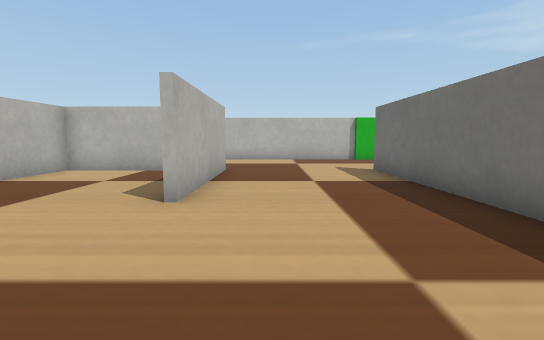
View 1 (above)

15 first-person views from a walk through a Webots world. The camera is 0.05 m above the floor, tilts 6° down and sees 85° across. The floor is counted in squares, 0.05 m on a side. Each view is taken from the middle of a square. On the plan, view 1 faces up. The plan holds only what a view shows up to about 12 squares ahead; the rest is blank. Webots' stock objects and surfaces are drawn as simple stand-ins.

View 2
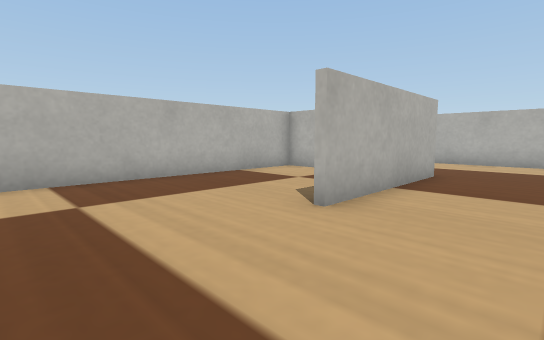

View 3
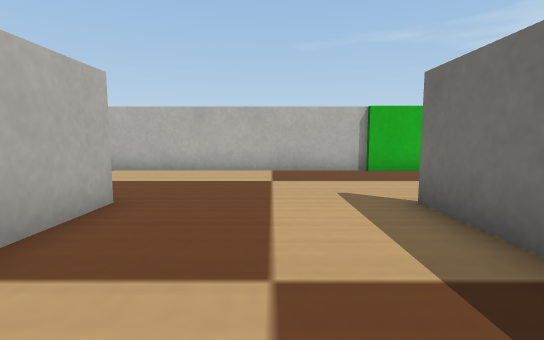

View 4
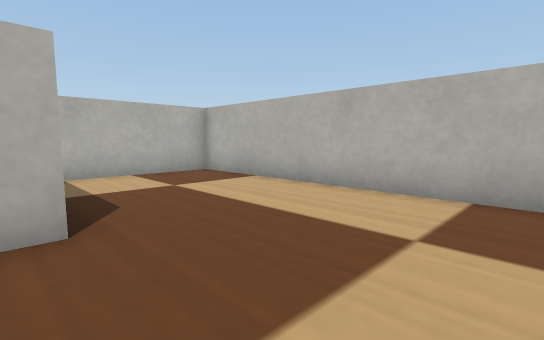

View 5
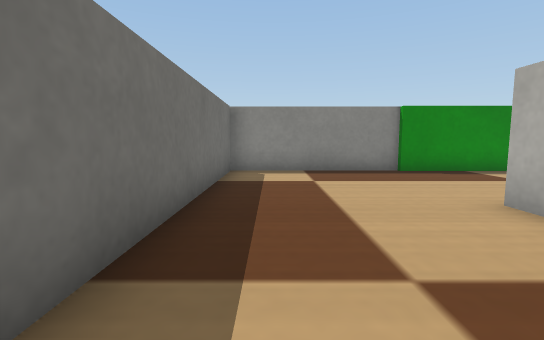

View 6
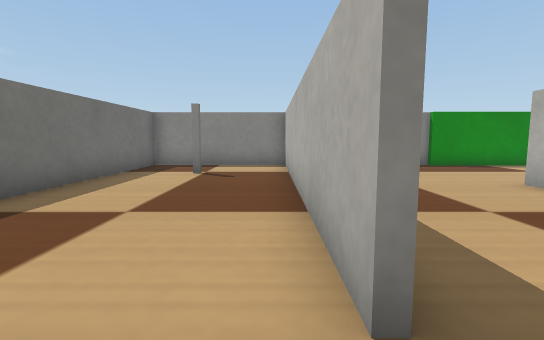

View 7
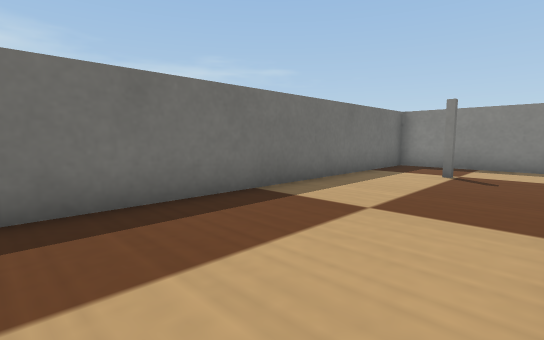

View 8
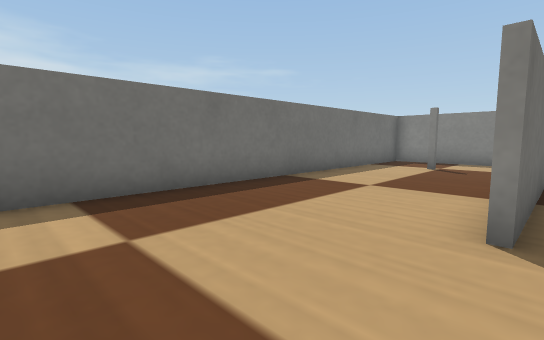

View 9
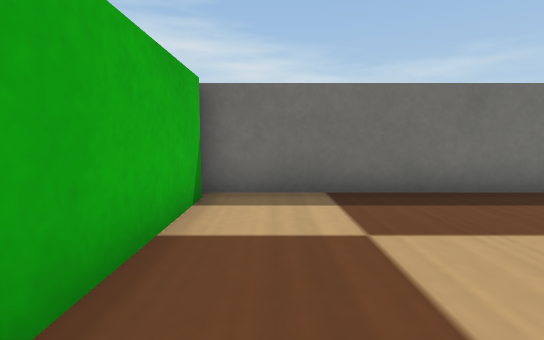

View 10
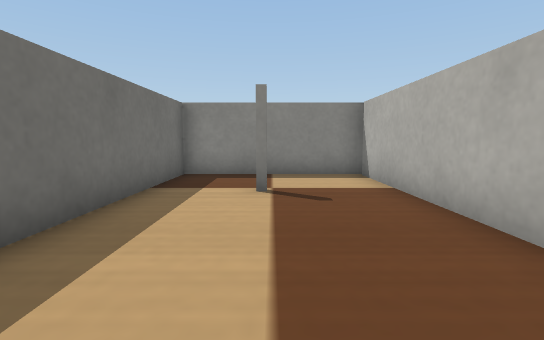

View 11
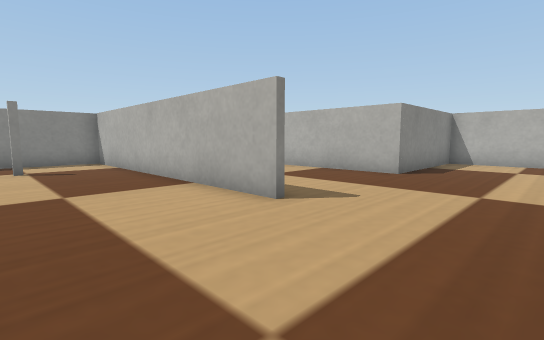

View 12
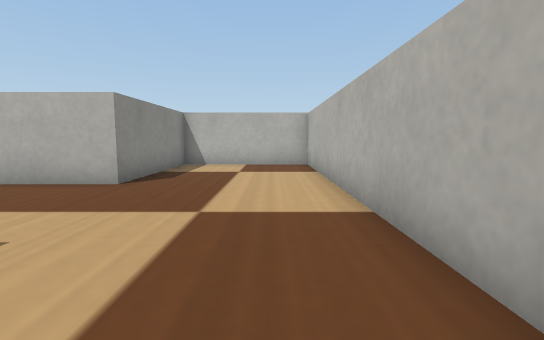

View 13
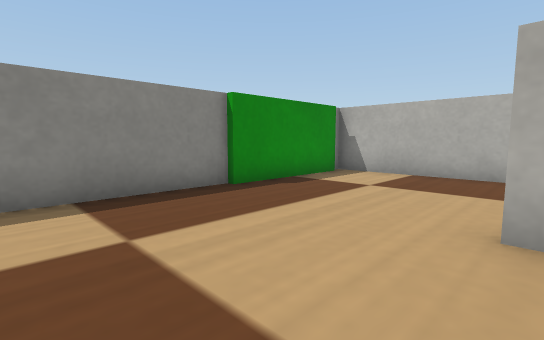

View 14
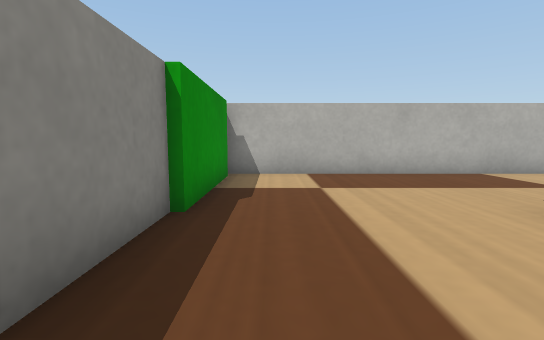

View 15
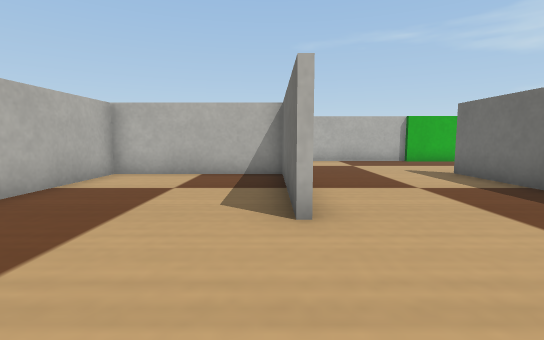

### Floor plan
Points are (right, up) in squares from view 1. A wall is a line through its corners. A room is listed if a view was taken in it or the views show most of it. See-through windows are left out.
Room 1 (views 1, 2, 3, 4, 5, 8, 9, 13, 14, 15)
walls: (-6.6, 9.6) (-1.5, 9.6) (-1.5, 4.5); (4.1, 14.4) (-6.5, 14.4) (-6.5, 9.9); (-2.1, -0.4) (3.1, -0.4); (3.3, -0.2) (3.3, 9.6)
ways out: opening at (3, 11.5) to room 2; opening at (-2, 2.5) to room 3
Room 2 (views 6, 7, 10, 11, 12)
walls: (3.5, 9.6) (3.5, -0.2); (8, 14.2) (4, 14.2); (3.1, -0.4) (8.5, -0.4) (8.5, 14.4)
ways out: opening at (3, 11.5) to room 1
Room 3 (no view inside)
walls: (-1.7, 4.5) (-1.7, 9.1); (-6.5, 9.9) (-6.5, -0.5); (-6.1, -0.2) (-2, -0.2); (-1.6, 9.4) (-6.5, 9.4)
ways out: opening at (-2, 2.5) to room 1

Positions as (right, up) in squares from view 1, and headings:
1: (0, 0), facing up
2: (1, 1), facing up-left
3: (1, 5), facing up
4: (2, 9), facing up-left
5: (2, 9), facing down
6: (4, 11), facing down
7: (4, 11), facing down-right
8: (3, 13), facing down-right
9: (3, 13), facing right
10: (6, 8), facing down
11: (7, 13), facing down-left
12: (5, 13), facing left
13: (2, 5), facing down-left
14: (2, 1), facing left
15: (-2, 1), facing up
